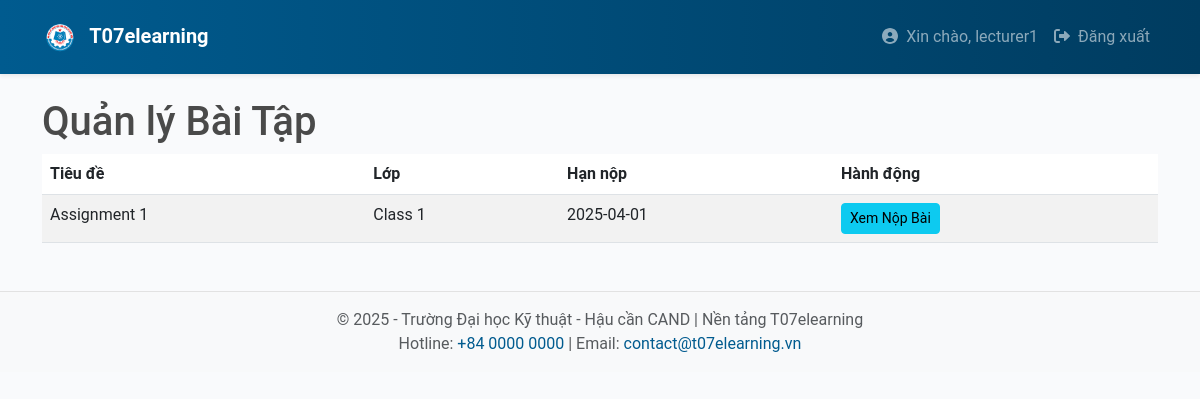
Before: /lecturer/manage_assignments (signed in) with the older database file.
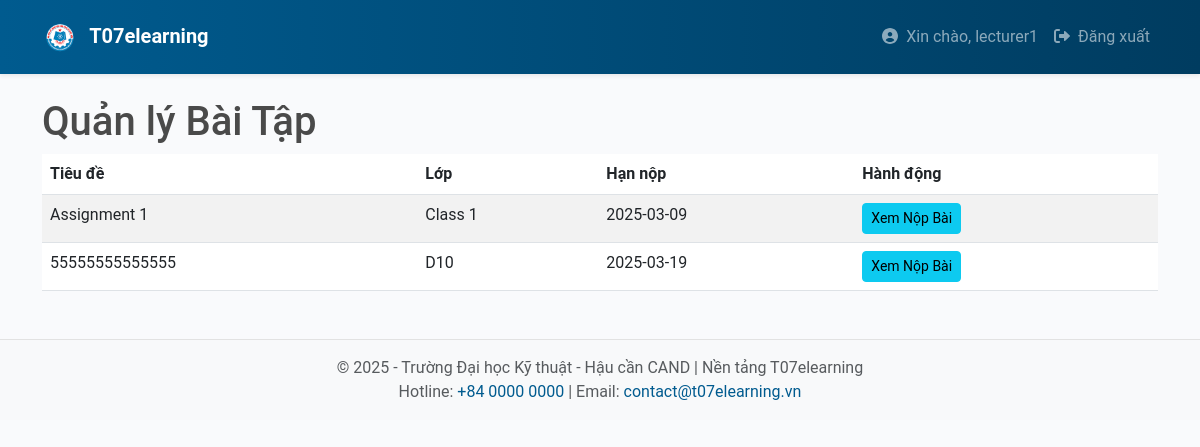
After: the same page with the newer database file.
### app/models.py (models this page shows, shortened)
class Assignment(db.Model):
    __tablename__ = 'assignments'
    id = db.Column(db.Integer, primary_key=True)
    class_id = db.Column(db.Integer, db.ForeignKey('classes.id'), nullable=False)
    title = db.Column(db.String(128), nullable=False)
    description = db.Column(db.Text, nullable=True)
    due_date = db.Column(db.DateTime, nullable=False)
    max_attempts = db.Column(db.Integer, default=1)
    created_on = db.Column(db.DateTime, default=datetime.utcnow)
    attachment_url = db.Column(db.String(512), nullable=True)
    class_link = db.Column(db.String(256), nullable=True)  # New field for class link
    lecturer_id = db.Column(db.Integer, db.ForeignKey('users.id'), nullable=False)
    deadline_duration = db.Column(db.Integer, nullable=False, default=0)
    submissions = db.relationship('Submission', back_populates='assignment')

class Class(db.Model):
    __tablename__ = 'classes'
    id = db.Column(db.Integer, primary_key=True)
    name = db.Column(db.String(128), nullable=False)
    description = db.Column(db.Text, nullable=True)
    created_on = db.Column(db.DateTime, default=datetime.utcnow)
    enrollments = db.relationship('Enrollment', back_populates='class_')
    assignments = db.relationship('Assignment', backref='class', lazy='dynamic')

### app/lecturer/routes.py (the view)
@bp.route('/manage_assignments', methods=['GET'])
@login_required
def manage_assignments():
    if not current_user.is_lecturer():
        flash('Bạn không có quyền truy cập trang này.')
        return redirect(url_for('main.index'))
    assignments = Assignment.query.filter_by(lecturer_id=current_user.id).all()
    return render_template('lecturer/manage_assignments.html', assignments=assignments)

### app/models.py (called while the page is built)
    def is_lecturer(self):
        return any(role.name == 'lecturer' for role in self.roles)

### app/templates/lecturer/manage_assignments.html (shortened to what this page needs)
{% extends "base.html" %}
{% block content %}
<h1>Quản lý Bài Tập</h1>
<table class="table table-striped">
    <thead>
        <tr>
            <th>Tiêu đề</th>
            <th>Lớp</th>
            <th>Hạn nộp</th>
            <th>Hành động</th>
        </tr>
    </thead>
    <tbody>
        {% for assignment in assignments %}
        <tr>
            <td>{{ assignment.title }}</td>
            <td>{{ assignment.class.name }}</td>
            <td>{{ assignment.due_date.strftime('%Y-%m-%d') }}</td>
            <td>
                <a href="{{ url_for('lecturer.view_submissions', assignment_id=assignment.id) }}" class="btn btn-info btn-sm">Xem Nộp Bài</a>
            </td>
        </tr>
        {% endfor %}
    </tbody>
</table>
{% endblock %}

Changed rows visible on the page:
changed Assignment "Assignment 1": due_date "2025-04-01" → "2025-03-09"
added Assignment: title "55555555555555", class.name "D10", due_date "2025-03-19"
